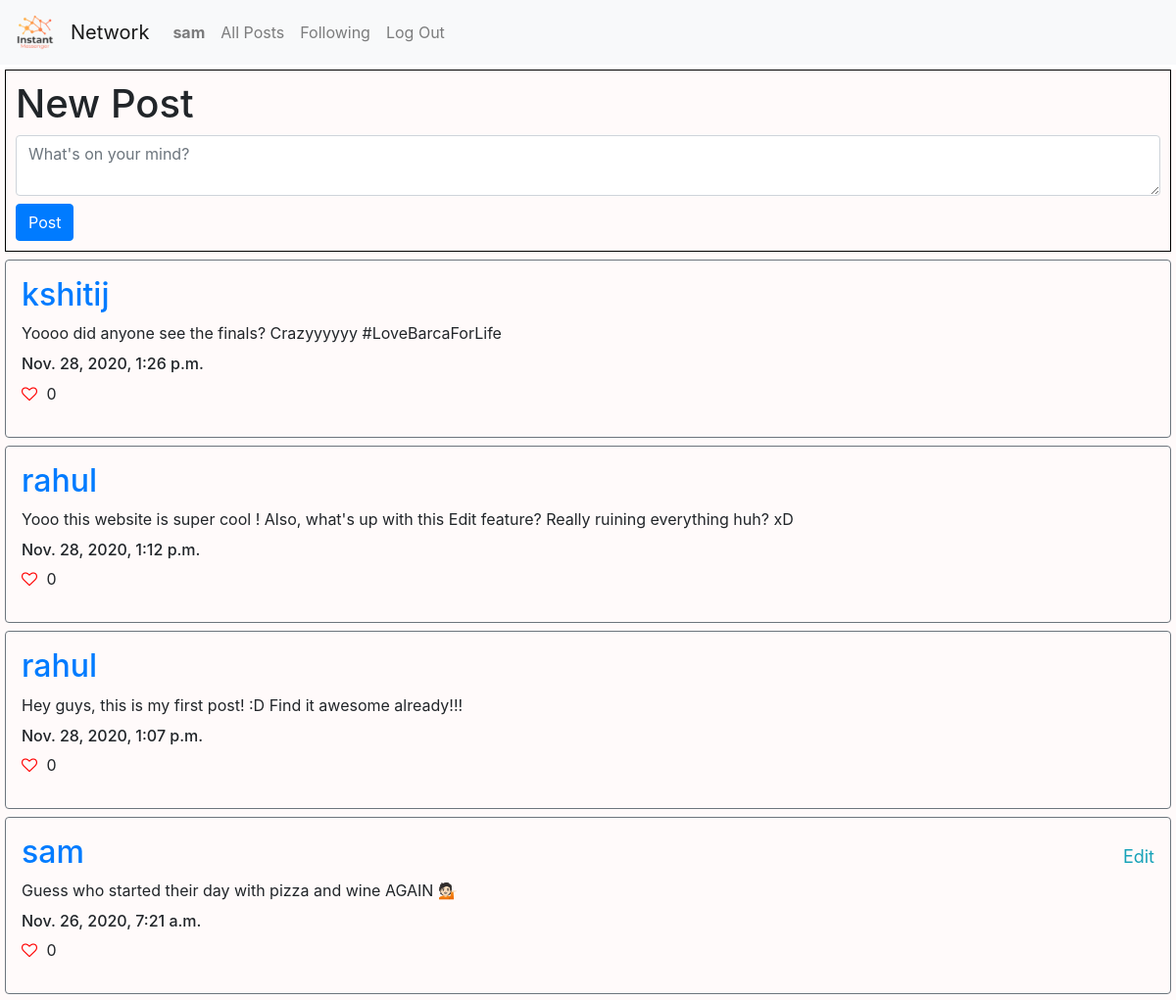
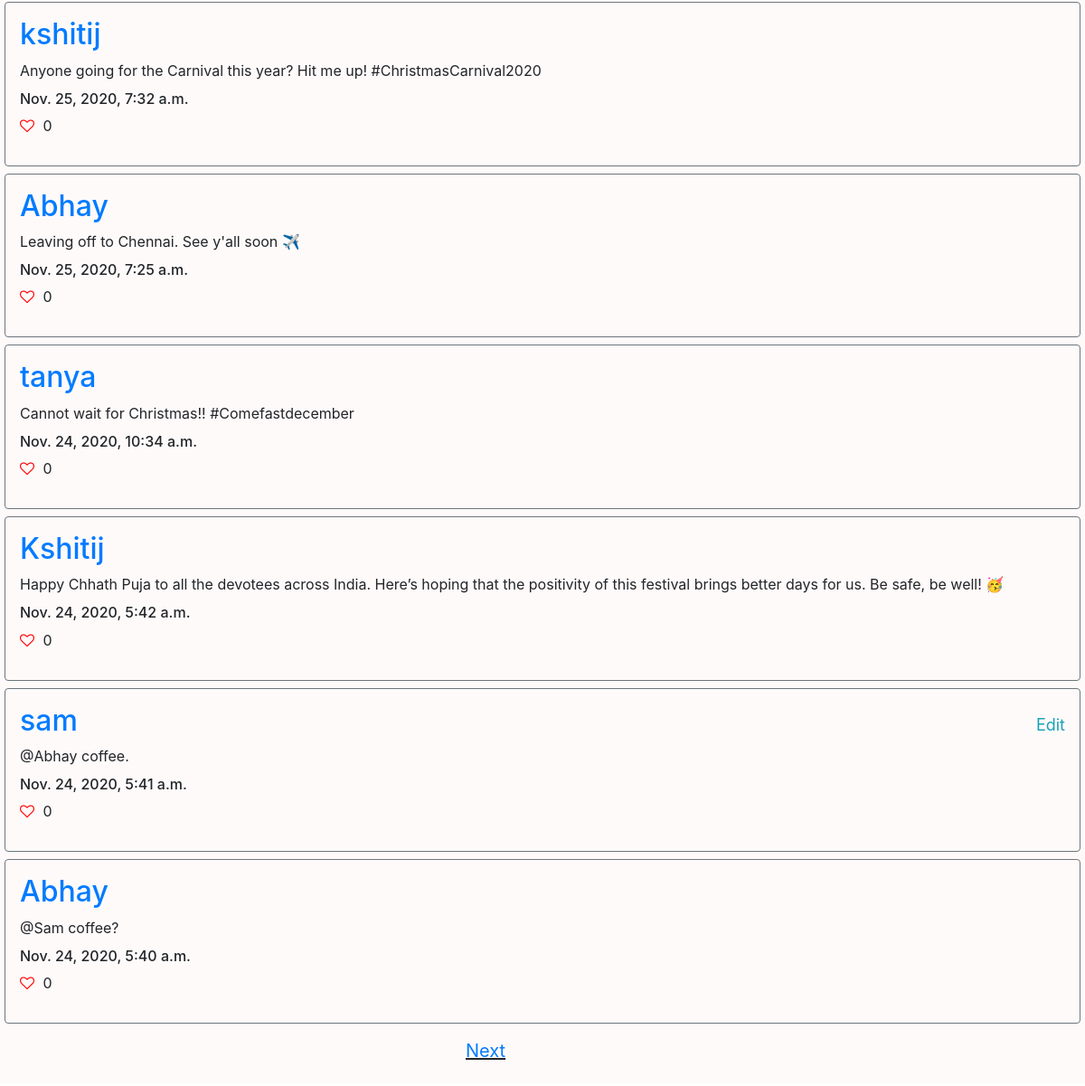
The app's page / (signed in) with its own data (2 pictures, top to bottom).
### network/models.py (models this page shows, shortened)
class User(AbstractUser):
    pass

class Post(models.Model):
    user = models.ForeignKey('User', on_delete=models.CASCADE, related_name='author')
    post = models.CharField(max_length=255)
    timestamp =  models.DateTimeField(auto_now_add=True)
    likes = models.IntegerField(default=0)
    is_liked = models.BooleanField(default=False)

### network/views.py (the view, shortened to what this page needs)
# urls.py: path("", views.index, name="index"),
def index(request):
    posts =  Post.objects.all().order_by("-timestamp")
    for post in posts:
        post.likes = Like.objects.filter(post=post.id).count()
        post.save()
    paginator = Paginator(posts, 10)
    page_number = request.GET.get('page')
    page_obj = paginator.get_page(page_number)
    return render(request, "network/index.html", {
        "page_obj": page_obj
    })

### network/templates/network/index.html (shortened to what this page needs)
{% extends "network/layout.html" %}
{% load static %}
{% block body %}
    {% if user.is_authenticated %}
        <div style="border: 1px solid black; padding: 10px; margin: 5px;">
            <h1> New Post </h1>
            <form action="{% url 'index' %}" method="POST">
                <textarea class="form-control mb-2" name="post" placeholder="What's on your mind?"></textarea>
                <input type="submit" class="btn btn-primary" value="Post"/>
            </form>
        </div>
        <div style="margin: 5px;">
            {% for post in page_obj %}
                <div class="border border-secondary rounded p-3 mt-2">
                    <a href="{% url 'profile' post.user.id %}"> <h2> {{ post.user }} </h2> </a>
                    <div id="post-{{post.id}}">{{ post.post }} </div>
                    {% if post.user.id == user.id %}
                        <div class= "text-info" onclick="edit('{{ post.id }}')">Edit</div>
                    {% endif %}
                    <h6 style="margin-top: 10px;"> {{ post.timestamp }}</h6>
                    {% if post.is_liked %}
                        <i class="fa fa-heart" id="like-btn-{{post.id}}" onclick="like('{{ post.id }}')"></i>
                    {% else %}
                        <i class="fa fa-heart-o" id="like-btn-{{post.id}}" onclick="like('{{ post.id }}')"></i>
                    {% endif %}
                    <p style="display: inline-block;" id="like-count-{{post.id}}"> {{ post.likes }} </p>
                </div>
            {% empty %}
                    <h2 style="padding: 10px;"> No posts yet</h2>
            {% endfor %}
            {% if page_obj.has_next %}
            <p class="next-btn"><a href="?page={{ page_obj.next_page_number }}">Next</a></p>
            {% endif %}
        </div>
    {% endif %}
{% endblock %}

### network/templates/network/layout.html (shortened to what this page needs)
{% load static %}
<!DOCTYPE html>
<html lang="en">
    <head>
        <link rel="stylesheet" href="https://stackpath.bootstrapcdn.com/bootstrap/4.4.1/css/bootstrap.min.css">
        <link rel="stylesheet" href="https://cdnjs.cloudflare.com/ajax/libs/font-awesome/4.7.0/css/font-awesome.min.css">
        <link href="{% static 'network/styles.css' %}" rel="stylesheet">
    </head>
    <body>
        <nav class="navbar navbar-expand-lg navbar-light bg-light">
            <a class="navbar-brand" href="#"> <img src="{% static 'network/logo.png' %}" style="object-fit: cover; height: 40px;"> </a>
            <a class="navbar-brand" href="#">Network</a>
            <div>
              <ul class="navbar-nav mr-auto">
                {% if user.is_authenticated %}
                    <li class="nav-item">
                        <a class="nav-link" href="{% url 'profile' user.id %}"><strong>{{ user.username }}</strong></a>
                    </li>
                {% endif %}
                <li class="nav-item">
                  <a class="nav-link" href="{% url 'index' %}">All Posts</a>
                </li>
                {% if user.is_authenticated %}
                    <li class="nav-item">
                        <a class="nav-link" href="{% url 'following' %}">Following</a>
                    </li>
                    <li class="nav-item">
                        <a class="nav-link" href="{% url 'logout' %}">Log Out</a>
                    </li>
                {% endif %}
              </ul>
            </div>
          </nav>
        <div class="body">
            {% block body %}
            {% endblock %}
        </div>
    </body>
</html>

### network/static/network/styles.css (style rules this page uses)
.body { background-color: snow; }
.fa-heart-o { color: red; cursor: pointer; }
.next-btn, .prev-btn { font-size: 20px; display: inline-block; text-decoration: underline; margin-top: 10px; padding: 5px; position: relative; left: calc(50% - 90px); }
.text-info { float:right; cursor: pointer; margin-top: -60px; font-size: large; }
i { margin-right: 5px; }

### records on screen
User: username "sam"
Post: user "kshitij", post "Yoooo did anyone see the finals? Crazyyyyyy #LoveBarcaForLife", timestamp "Nov. 28, 2020, 1:26 p.m.", likes "0"
Post: user "rahul", post "Yooo this website is super cool ! Also, what's up with this Edit feature? Really ruining everything huh? xD", timestamp "Nov. 28, 2020, 1:12 p.m.", likes "0"
Post: user "rahul", post "Hey guys, this is my first post! :D Find it awesome already!!!", timestamp "Nov. 28, 2020, 1:07 p.m.", likes "0"
Post: user "sam", post "Guess who started their day with pizza and wine AGAIN 💁🏻", timestamp "Nov. 26, 2020, 7:21 a.m.", likes "0"
Post: user "kshitij", post "Anyone going for the Carnival this year? Hit me up! #ChristmasCarnival2020", timestamp "Nov. 25, 2020, 7:32 a.m.", likes "0"
Post: user "Abhay", post "Leaving off to Chennai. See y'all soon ✈️", timestamp "Nov. 25, 2020, 7:25 a.m.", likes "0"
Post: user "tanya", post "Cannot wait for Christmas!! #Comefastdecember", timestamp "Nov. 24, 2020, 10:34 a.m.", likes "0"
Post: user "Kshitij", post "Happy Chhath Puja to all the devotees across India. Here’s hoping that the positivity of this festival brings better days for us. Be safe, be well! 🥳", timestamp "Nov. 24, 2020, 5:42 a.m.", likes "0"
Post: user "sam", post "@Abhay coffee.", timestamp "Nov. 24, 2020, 5:41 a.m.", likes "0"
Post: user "Abhay", post "@Sam coffee?", timestamp "Nov. 24, 2020, 5:40 a.m.", likes "0"
